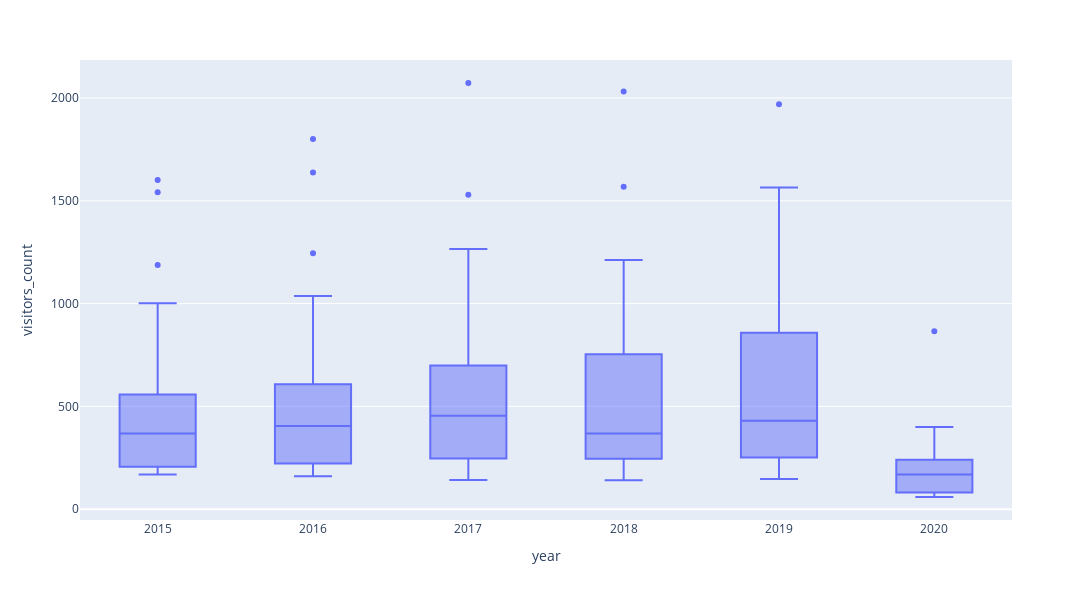

The cell this chart's notebook holds for it:
### Code cell
px.box(
    data_frame=visitors_filtered,
    x="year",
    y="visitors_count",
    hover_data=["nationality_en", "nationality_ar"],
    height=600,
    width=1500,
)

### Figure 1 — Plotly figure (JSON) as saved in the notebook; plotly's stock layout.template omitted (floating-point values rounded to 4 significant figures; data arrays with more than 128 entries replaced by an {"elided": "..."} marker saying what was removed)
{"data": [{"alignmentgroup": "True", "customdata": {"elided": "118x2 str values"}, "hovertemplate": "year=%{x}<br>visitors_count=%{y}<br>nationality_en=%{customdata[0]}<br>nationality_ar=%{customdata[1]}<extra></extra>", "legendgroup": "", "marker": {"color": "#636efa"}, "name": "", "notched": false, "offsetgroup": "", "orientation": "v", "showlegend": false, "type": "box", "x": [2015, 2015, 2015, 2015, 2015, 2015, 2015, 2015, 2015, 2015, 2015, 2015, 2015, 2015, 2015, 2015, 2015, 2015, 2015, 2015, 2016, 2016, 2016, 2016, 2016, 2016, 2016, 2016, 2016, 2016, 2016, 2016, 2016, 2016, 2016, 2016, 2016, 2016, 2016, 2016, 2017, 2017, 2017, 2017, 2017, 2017, 2017, 2017, 2017, 2017, 2017, 2017, 2017, 2017, 2017, 2017, 2017, 2017, 2017, 2017, 2018, 2018, 2018, 2018, 2018, 2018, 2018, 2018, 2018, 2018, 2018, 2018, 2018, 2018, 2018, 2018, 2018, 2018, 2018, 2018, 2019, 2019, 2019, 2019, 2019, 2019, 2019, 2019, 2019, 2019, 2019, 2019, 2019, 2019, 2019, 2019, 2019, 2019, 2019, 2019, 2020, 2020, 2020, 2020, 2020, 2020, 2020, 2020, 2020, 2020, 2020, 2020, 2020, 2020, 2020, 2020, 2020, 2020], "x0": " ", "xaxis": "x", "y": [1601, 1542, 1188, 1002, 602, 513, 462, 461, 450, 410, 325, 315, 305, 248, 211, 201, 195, 182, 180, 168, 1800, 1638, 1245, 1037, 607, 607, 540, 472, 462, 419, 390, 291, 283, 266, 240, 204, 198, 176, 162, 160, 2073, 1529, 1265, 862, 633, 598, 764, 503, 506, 402, 405, 288, 279, 298, 530, 214, 173, 178, 142, 142, 2032, 1568, 1212, 857, 829, 656, 678, 567, 513, 342, 387, 316, 348, 291, 257, 234, 185, 166, 161, 140, 1970, 1565, 1200, 1030, 989, 728, 667, 560, 501, 477, 382, 327, 314, 284, 255, 247, 246, 169, 162, 147, 865, 400, 392, 296, 240, 212, 191, 182, 170, 166, 165, 104, 84, 81, 76, 74, 59, 59], "y0": " ", "yaxis": "y"}], "layout": {"boxmode": "group", "height": 600, "legend": {"tracegroupgap": 0}, "margin": {"t": 60}, "width": 1500, "xaxis": {"anchor": "y", "autorange": true, "domain": [0, 1], "range": [2014.0, 2020.0], "title": {"text": "year"}, "type": "linear"}, "yaxis": {"anchor": "x", "autorange": true, "domain": [0, 1], "range": [-52.89, 2185.0], "title": {"text": "visitors_count"}, "type": "linear"}}}
